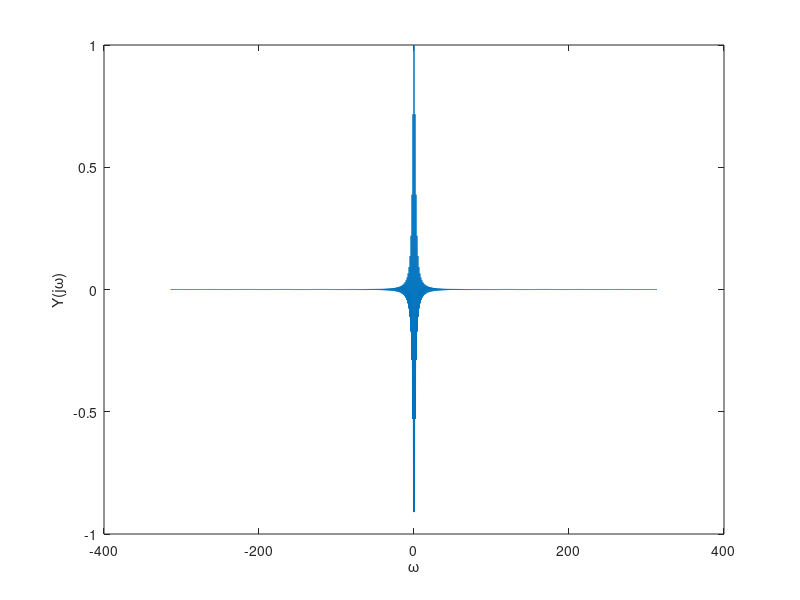

Here is the MATLAB script that generated this plot:
tau = 0.01;
T = 10;
N = T / tau;
t = (0:tau:T - 0.01);
x = exp(-2 .* abs(t));
y = exp(-2 .* abs(t - 5));
Y = fftshift(tau * fft(y));
w = -(pi / tau) + (0:N - 1) * (2 * pi / (N * tau));

plot(w, real(Y))
xlabel('\omega')
ylabel('Y(j\omega)')
